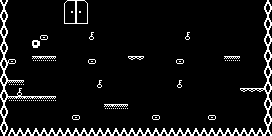

Rendered tile map (Tiled .tmx) drawn with the repository's tilesets; below, a short description and the map source with its tile grids summarised:
An orthogonal 34x17 tile map with 8x8 px tiles, 2 tile layers (Tile Layer 1, background) and 4 objects (3x 0, 4).

<map version="1.0" orientation="orthogonal" renderorder="right-down" width="34" height="17" tilewidth="8" tileheight="8" nextobjectid="17">
 <properties>
  <property name="color1" value="21" />
  <property name="color2" value="22" />
  <property name="emmitercolor" value="54" />
  <property name="enemycolor" value="58" />
  <property name="hudcolor" value="21" />
  <property name="music" value="1" />
  <property name="name" value="death cage" />
  <property name="tilecolor" value="106" />
 </properties>
 <tileset firstgid="1" name="pacman" tilewidth="8" tileheight="8">
  <image source="tileset.png" width="160" height="200" />
 </tileset>
 <layer name="Tile Layer 1" width="34" height="17">
  <properties>
   <property name="texture" value="tileset" />
  </properties>
  <data>[578 cells, 109 non-empty, 20 distinct tile ids]</data>
 </layer>
 <objectgroup name="enemies">
  <properties>
   <property name="_type" value="1" />
   <property name="sizex" value="8" />
   <property name="sizey" value="8" />
   <property name="speedx" value="25" />
   <property name="speedy" value="25" />
   <property name="texture" value="enemies_8x8" />
  </properties>
  <object id="13" type="0" x="100" y="100">
   <properties>
    <property name="reverse" value="0" />
   </properties>
   <polyline points="0,0 32,0 32,16 0,16 0,0" />
  </object>
  <object id="14" type="0" x="268" y="84">
   <properties>
    <property name="reverse" value="0" />
   </properties>
   <polyline points="0,0 -32,0 -32,16 0,16 0,0" />
  </object>
  <object id="15" type="0" x="12" y="92">
   <properties>
    <property name="reverse" value="0" />
   </properties>
   <polyline points="0,0 40,0" />
  </object>
 </objectgroup>
 <objectgroup name="emiters">
  <properties>
   <property name="_type" value="2" />
   <property name="delay" value="5000" />
   <property name="offset" value="4500" />
   <property name="sizex" value="8" />
   <property name="sizey" value="8" />
   <property name="speed" value="80" />
   <property name="texture" value="enemies_8x8" />
  </properties>
  <object id="10" type="4" x="274" y="46">
   <properties>
    <property name="delay" value="3600" />
    <property name="offset" value="3100" />
   </properties>
   <polyline points="0,0 -278,-2" />
  </object>
 </objectgroup>
 <layer name="background" width="34" height="17">
  <properties>
   <property name="texture" value="tileset" />
  </properties>
  <data>[578 cells, 9 non-empty, 9 distinct tile ids]</data>
 </layer>
</map>
